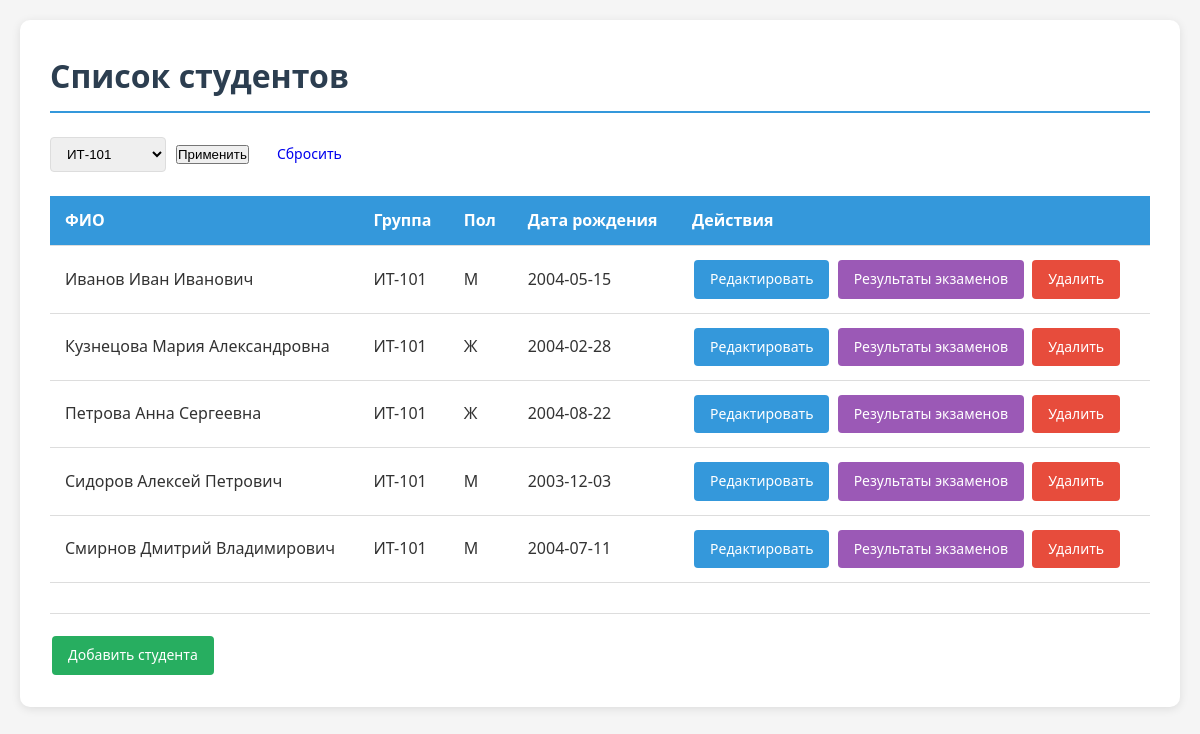
/index.php?group=1, run on the app's committed database.
### tables this page shows
CREATE TABLE students (
    id INTEGER PRIMARY KEY AUTOINCREMENT,
    last_name TEXT NOT NULL,
    first_name TEXT NOT NULL,
    middle_name TEXT,
    group_id INTEGER NOT NULL,
    gender TEXT CHECK(gender IN ('М', 'Ж')),
    birth_date DATE,
    FOREIGN KEY (group_id) REFERENCES groups(id) ON DELETE RESTRICT
);

CREATE TABLE groups (
    id INTEGER PRIMARY KEY AUTOINCREMENT,
    group_number TEXT NOT NULL UNIQUE
);

### includes/functions.php (called while the page is built, shortened)
<?php
function getGroups($db) {
    $stmt = $db->query('SELECT * FROM groups ORDER BY group_number');
    return $stmt->fetchAll(PDO::FETCH_ASSOC);
}
function getStudents($db, $group_filter = null) {
    $sql = 'SELECT s.*, g.group_number
            FROM students s
            JOIN groups g ON s.group_id = g.id';
    if ($group_filter) {
        $sql .= ' WHERE g.id = :group_id';
        $stmt = $db->prepare($sql);
        $stmt->execute([':group_id' => $group_filter]);
    } else {
        $stmt = $db->query($sql);
    }
    return $stmt->fetchAll(PDO::FETCH_ASSOC);
}
?>

### public/index.php (the view, shortened to what this page needs)
<?php
require_once '../includes/db.php';
require_once '../includes/functions.php';
$db = getDB();
$groups = getGroups($db);
$group_filter = $_GET['group'] ?? null;
$students = getStudents($db, $group_filter);
usort($students, function($a, $b) {
    $cmp = strcmp($a['group_number'], $b['group_number']);
    if ($cmp === 0) {
        return strcmp($a['last_name'], $b['last_name']);
    }
    return $cmp;
});
?>
<!DOCTYPE html>
<html lang="ru">
<head>
    <link rel="stylesheet" href="styles.css">
</head>
<body>
    <div class="container">
        <h1>Список студентов</h1>
        <form method="get" action="" class="filter-form">
            <select name="group" onchange="this.form.submit()">
                <?php foreach ($groups as $group): ?>
                    <option value="<?= $group['id'] ?>"
                        <?= ($group_filter == $group['id']) ? 'selected' : '' ?>>
                        <?= htmlspecialchars($group['group_number']) ?>
                    </option>
                <?php endforeach; ?>
            </select>
            <button type="submit">Применить</button>
            <a href="?" class="btn">Сбросить</a>
        </form>
        <table>
            <thead>
                <tr>
                    <th>ФИО</th>
                    <th>Группа</th>
                    <th>Пол</th>
                    <th>Дата рождения</th>
                    <th>Действия</th>
                </tr>
            </thead>
            <tbody>
                <?php if (empty($students)): ?>
                    <tr>
                        <td colspan="5" class="text-center">Нет данных</td>
                    </tr>
                <?php else: ?>
                    <?php foreach ($students as $student): ?>
                    <tr>
                        <td><?= htmlspecialchars($student['last_name'] . ' ' .
                            $student['first_name'] . ' ' .
                            ($student['middle_name'] ?? '')) ?></td>
                        <td><?= htmlspecialchars($student['group_number']) ?></td>
                        <td><?= htmlspecialchars($student['gender'] ?? '') ?></td>
                        <td><?= $student['birth_date'] ?? '' ?></td>
                        <td class="actions">
                            <a href="student_form.php?id=<?= $student['id'] ?>" class="btn edit">Редактировать</a>
                            <a href="exams.php?student_id=<?= $student['id'] ?>" class="btn exams">Результаты экзаменов</a>
                            <a href="student_delete.php?id=<?= $student['id'] ?>" class="btn delete"
                               onclick="return confirm('Удалить студента?')">Удалить</a>
                        </td>
                    </tr>
                    <?php endforeach; ?>
                <?php endif; ?>
            </tbody>
        </table>
        <div class="footer">
            <a href="student_form.php" class="btn add">Добавить студента</a>
        </div>
    </div>
</body>
</html>

### public/styles.css (style rules this page uses)
* { margin: 0; padding: 0; box-sizing: border-box; }
body { font-family: 'Segoe UI', Tahoma, Geneva, Verdana, sans-serif; line-height: 1.6; color: #333; background-color: #f5f5f5; padding: 20px; }
.container { max-width: 1200px; margin: 0 auto; background: white; padding: 30px; border-radius: 10px; box-shadow: 0 2px 10px rgba(0,0,0,0.1); }
h1 { color: #2c3e50; margin-bottom: 20px; padding-bottom: 10px; border-bottom: 2px solid #3498db; }
table { width: 100%; border-collapse: collapse; margin: 20px 0; }
th, td { padding: 12px 15px; text-align: left; border-bottom: 1px solid #ddd; }
th { background-color: #3498db; color: white; font-weight: 600; }
.btn { display: inline-block; padding: 8px 16px; text-decoration: none; border-radius: 4px; font-weight: 500; cursor: pointer; transition: all 0.3s ease; border: none; font-size: 14px; margin: 2px; }
.btn.add { background-color: #27ae60; color: white; }
.btn.edit { background-color: #3498db; color: white; }
.btn.delete { background-color: #e74c3c; color: white; }
.btn.exams { background-color: #9b59b6; color: white; }
.actions { white-space: nowrap; }
.filter-form { margin: 20px 0; display: flex; gap: 10px; align-items: center; }
.filter-form select { padding: 8px 12px; border-radius: 4px; border: 1px solid #ddd; }
.footer { margin-top: 30px; padding-top: 20px; border-top: 1px solid #ddd; display: flex; gap: 10px; }

### data on the page
students: last_name+first_name+middle_name "Иванов Иван Иванович", group.group_number "ИТ-101", gender "М", birth_date "2004-05-15"
students: last_name+first_name+middle_name "Кузнецова Мария Александровна", group.group_number "ИТ-101", gender "Ж", birth_date "2004-02-28"
students: last_name+first_name+middle_name "Петрова Анна Сергеевна", group.group_number "ИТ-101", gender "Ж", birth_date "2004-08-22"
students: last_name+first_name+middle_name "Сидоров Алексей Петрович", group.group_number "ИТ-101", gender "М", birth_date "2003-12-03"
students: last_name+first_name+middle_name "Смирнов Дмитрий Владимирович", group.group_number "ИТ-101", gender "М", birth_date "2004-07-11"

### other printed values
form field group "ИТ-101"
